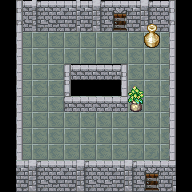

This is a level from a 2D game, rendered from its Tiled map with the project's own tilesets. A one-line summary and the complete map file follow:
An orthogonal 12x12 tile map with 16x16 px tiles, 2 tile layers (Tile Layer 1, decoration), 1 hidden layer not drawn, 2 tilesets.

<map version="1.2" tiledversion="1.3.4" orientation="orthogonal" renderorder="right-down" compressionlevel="0" width="12" height="12" tilewidth="16" tileheight="16" infinite="0" nextlayerid="4" nextobjectid="1">
 <tileset firstgid="1" name="rpg_indoor" tilewidth="16" tileheight="16" tilecount="132" columns="11">
  <image source="rpg_indoor.png" width="176" height="192" />
 </tileset>
 <tileset firstgid="133" name="collision_px" tilewidth="16" tileheight="16" tilecount="4" columns="2">
  <image source="collision_graphic.png" width="32" height="32" />
 </tileset>
 <layer id="1" name="Tile Layer 1" width="12" height="12" locked="1">
  <data encoding="csv">
0,1,3,4,2,2,3,10,5,6,11,0,
0,12,14,15,13,13,14,21,16,17,22,0,
0,73,73,73,73,73,73,73,73,73,73,0,
0,73,73,73,73,73,73,73,73,73,73,0,
0,73,73,73,0,0,0,0,73,73,73,0,
0,73,73,73,23,29,29,33,73,73,73,0,
0,73,73,73,45,48,48,55,73,73,73,0,
0,73,73,73,73,73,73,73,73,73,73,0,
0,73,73,73,73,73,73,73,73,73,73,0,
0,73,73,73,73,73,73,73,84,84,84,0,
0,0,0,0,0,0,0,0,0,0,0,0,
0,57,58,59,60,61,62,63,64,65,63,0
</data>
 </layer>
 <layer id="3" name="decoration" width="12" height="12" locked="1">
  <data encoding="csv">
0,0,0,0,0,0,0,0,0,0,0,0,
0,0,0,0,0,0,0,0,0,115,0,0,
0,34,0,0,0,0,0,0,0,126,33,0,
0,34,0,0,0,0,0,0,0,0,33,0,
0,34,0,0,1,7,7,11,0,0,33,0,
0,34,0,0,0,0,0,0,119,0,33,0,
0,34,0,0,0,0,0,0,130,0,33,0,
0,34,0,0,0,0,0,0,0,0,33,0,
0,34,0,0,0,0,0,0,0,0,33,0,
0,34,0,0,0,0,0,0,0,0,33,0,
0,46,47,48,49,50,51,52,53,54,55,0,
0,0,0,0,0,0,0,0,0,0,0,0
</data>
 </layer>
 <layer id="2" name="collision" width="12" height="12" visible="0" locked="1" opacity="0.3">
  <data encoding="csv">
133,133,133,133,133,133,133,133,133,133,133,133,
133,136,136,136,136,136,136,136,136,133,136,133,
133,0,0,0,0,0,0,0,0,133,0,133,
133,0,0,0,0,0,0,0,0,0,0,133,
133,0,0,0,0,0,0,0,0,0,0,133,
133,0,0,0,133,133,133,133,133,0,0,133,
133,0,0,0,133,133,133,133,133,0,0,133,
133,0,0,0,0,0,0,0,0,0,0,133,
133,0,0,0,0,0,0,0,0,0,0,133,
133,0,0,0,0,0,0,0,0,0,0,133,
133,0,0,0,0,0,0,0,0,0,0,133,
133,133,133,133,133,133,133,133,133,133,133,133
</data>
 </layer>
</map>
